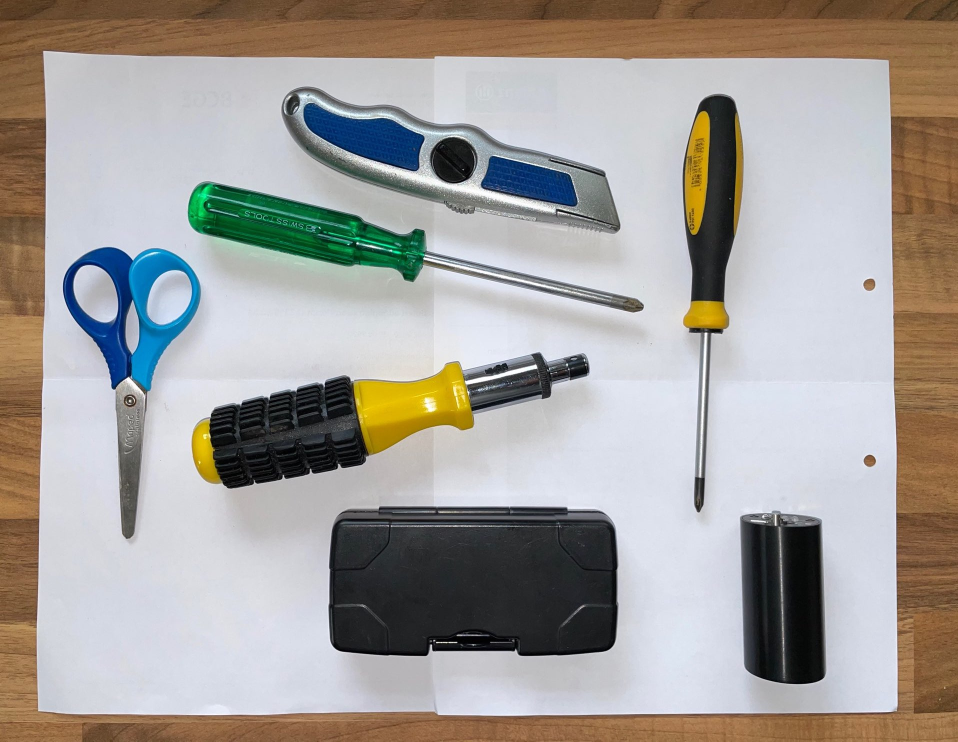
#> input picture image.jpg, 1916 x 1483 px (shown at 1/2 size)
$ python main.py --image image.jpg   (older library calls are emulated)
#> lines starting #> are read from the running program, lines starting #| are printed output that depends on the picture; after the words box and inside, x2 and y2 are one past the last pixel; in counts of white or black regions, pixels touching at a corner belong together
### utils.py
import numpy as np
import cv2
import imutils


def four_point_transform(image, pts):
    # obtain a consistent order of the points and unpack them
    # individually
    rect = order_points(pts)
    (tl, tr, br, bl) = rect
    # compute the width of the new image, which will be the
    # maximum distance between bottom-right and bottom-left
    # x-coordiates or the top-right and top-left x-coordinates
    widthA = np.sqrt(((br[0] - bl[0]) ** 2) + ((br[1] - bl[1]) ** 2))
    widthB = np.sqrt(((tr[0] - tl[0]) ** 2) + ((tr[1] - tl[1]) ** 2))
    maxWidth = max(int(widthA), int(widthB))
    # compute the height of the new image, which will be the
    # maximum distance between the top-right and bottom-right
    # y-coordinates or the top-left and bottom-left y-coordinates
    heightA = np.sqrt(((tr[0] - br[0]) ** 2) + ((tr[1] - br[1]) ** 2))
    heightB = np.sqrt(((tl[0] - bl[0]) ** 2) + ((tl[1] - bl[1]) ** 2))
    maxHeight = max(int(heightA), int(heightB))
    # now that we have the dimensions of the new image, construct
    # the set of destination points to obtain a "birds eye view",
    # (i.e. top-down view) of the image, again specifying points
    # in the top-left, top-right, bottom-right, and bottom-left
    # order
    dst = np.array([
        [0, 0],
        [maxWidth - 1, 0],
        [maxWidth - 1, maxHeight - 1],
        [0, maxHeight - 1]], dtype="float32")
    # compute the perspective transform matrix and then apply it
    M = cv2.getPerspectiveTransform(rect, dst)
    warped = cv2.warpPerspective(image, M, (maxWidth, maxHeight))
    # return the warped image
    return warped


def order_points(pts):
    # initialzie a list of coordinates that will be ordered
    # such that the first entry in the list is the top-left,
    # the second entry is the top-right, the third is the
    # bottom-right, and the fourth is the bottom-left
    rect = np.zeros((4, 2), dtype="float32")
    # the top-left point will have the smallest sum, whereas
    # the bottom-right point will have the largest sum
    s = pts.sum(axis=1)
    rect[0] = pts[np.argmin(s)]
    rect[2] = pts[np.argmax(s)]
    # now, compute the difference between the points, the
    # top-right point will have the smallest difference,
    # whereas the bottom-left will have the largest difference
    diff = np.diff(pts, axis=1)
    rect[1] = pts[np.argmin(diff)]
    rect[3] = pts[np.argmax(diff)]
    # return the ordered coordinates
    return rect


def floodFillCustom(originalImage, seed):
    originalImage = np.maximum(originalImage, 10)
    foreground = originalImage.copy()

    # Use the top left corner as a "background" seed color (assume pixel [10,10] is not in an object).
    cv2.circle(originalImage, seed, 50, (0, 255, 0), -1)

    # Use floodFill for filling the background with black color
    cv2.floodFill(foreground, None, seed, (0, 0, 0),
                  loDiff=(5, 5, 5), upDiff=(5, 5, 5))
    return [foreground, originalImage]
    # [13 lines of commented-out code are left out]


# [15 lines left out: function correctPerspectiveWithAprilTags, not called in this run]
# else:
    # return originalImg


def crop(image, contour):
    x, y, w, h = cv2.boundingRect(contour)
    return image[y:y+h, x:x+w]


# [40 lines left out: functions getCannyEdges, projectToContour, getFilteredContours, not called in this run]


def getMaxContour(image) -> np.array:
    ret = []
    ctrs, _ = cv2.findContours(image, cv2.RETR_TREE, cv2.CHAIN_APPROX_NONE)
    ctrs = sorted(ctrs, key=cv2.contourArea, reverse=True)
    return ctrs[0]


# [5 lines left out: function getSortedContours, not called in this run]


def getFilteredLabelIndex(stats, areaHighLimit, heightUpperLimit, widthUpperLimit, widthLowLimit=10, heightLowLimit=10, areaLowLimit=1000):
    ret = []
    for i in range(1, stats.shape[0]):
        # extract the connected component statistics for the current label
        w = stats[i, cv2.CC_STAT_WIDTH]
        h = stats[i, cv2.CC_STAT_HEIGHT]
        area = stats[i, cv2.CC_STAT_AREA]
        print("height", h, "width", w)
        print(area)

        keepWidthLow = w > widthLowLimit
        keepHeightLow = h > heightLowLimit
        keepAreaLow = area > areaLowLimit
        keepAreaHigh = area < areaHighLimit
        keepWidthHigh = w < widthUpperLimit
        keepHeightHigh = h < heightUpperLimit

        if all((keepWidthLow, keepHeightLow, keepAreaLow, keepAreaHigh, keepWidthHigh, keepHeightHigh)):
        #if all((keepWidthLow, keepHeightLow, keepAreaLow)):
            print(i)
            ret.append(i)

    return ret


# [75 lines left out: functions contourOffset, findExternalContour3, getAprilTags, not called in this run]


def resizeTo(image, width=100):
    img = image.copy()
    return imutils.resize(img, width=width)


# [19 lines left out: functions applyAspecRatioToContour, findExternalContour2, not called in this run]


def getBoundingRectFromLabelStat(stat):
    x = stat[cv2.CC_STAT_LEFT]
    y = stat[cv2.CC_STAT_TOP]
    w = stat[cv2.CC_STAT_WIDTH]
    h = stat[cv2.CC_STAT_HEIGHT]
    return[(x, y), (x + w, y + h)]


def getBoundingRectCenterFromLabelStat(stat):
    (cX, cY) = centroids[i]
    return (int(cX), int(cY))


# [26 lines left out: function findExternalContour, not called in this run]


### main.py
from utils import four_point_transform
from skimage.filters import threshold_local
import numpy as np
import argparse
import cv2
import imutils

from utils import findExternalContour3, getAprilTags, resizeTo, \
    getMaxContour, crop, order_points, findExternalContour2, getCannyEdges, \
    four_point_transform, projectToContour, getBoundingRectFromLabelStat, \
    getBoundingRectCenterFromLabelStat, getFilteredContours, getFilteredLabelIndex, \
    correctPerspectiveWithAprilTags, floodFillCustom, getSortedContours, \
    findExternalContour, applyAspecRatioToContour
# construct the argument parser and parse the arguments
ap = argparse.ArgumentParser()
ap.add_argument("-i", "--image", required = True,
	help = "Path to the image to be scanned")
args = vars(ap.parse_args())

image = cv2.imread(args["image"])
#> image is the input picture: shape (1483, 1916, 3); mean B, G, R 154.6, 159.2, 163.4
image = cv2.resize(image, (800, 800))
#> image: shape (800, 800, 3)
h,w,chn = image.shape
ratio = image.shape[0] / 800.0
orig = image.copy()
#image = imutils.resize(image, height = 500)
# convert the image to grayscale, blur it, and find edges
# in the image
gray = cv2.cvtColor(image, cv2.COLOR_BGR2GRAY)
gray = cv2.GaussianBlur(gray, (5, 5), 0)
edged = cv2.Canny(gray, 75, 200)
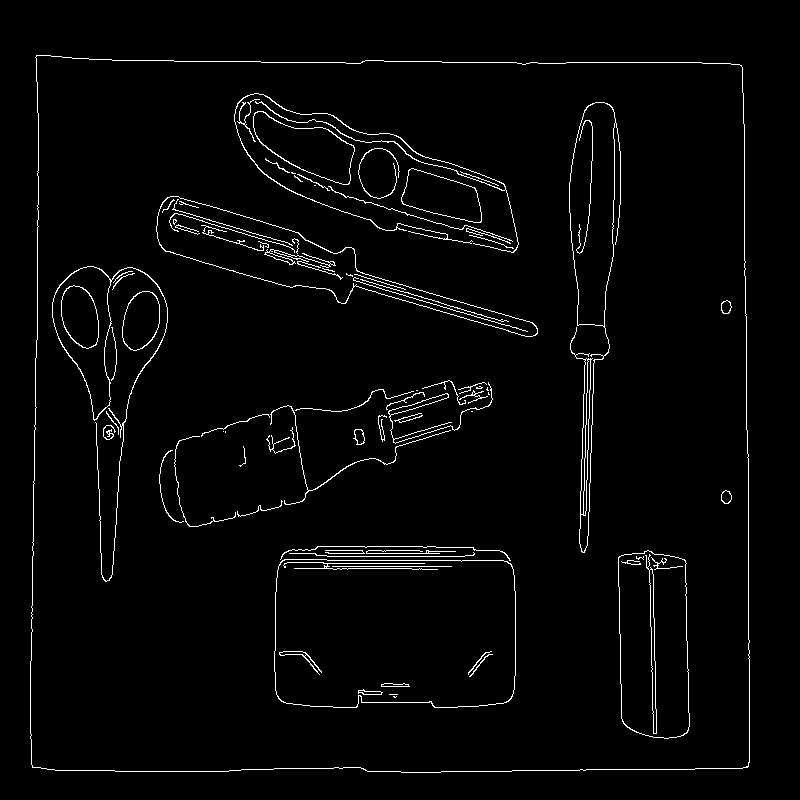
#> edged: shape (800, 800); 2.5% white in thin lines or dots, all inside (x1, y1, x2, y2) = (30, 55, 750, 773)
# show the original image and the edge detected image
print("STEP 1: Edge Detection")
cv2.imshow("Image", image)
cv2.imshow("Edged", edged)
# cv2.waitKey(0)
# cv2.destroyAllWindows()

# find the contours in the edged image, keeping only the
# largest ones, and initialize the screen contour
cnts = cv2.findContours(edged.copy(), cv2.RETR_LIST, cv2.CHAIN_APPROX_SIMPLE)
#> cnts = 114 contours, 67 with area under 20; largest, box (x1, y1, x2, y2) and area: (30, 55, 750, 773) 504367, (30, 55, 750, 773) 504359, (274, 559, 516, 708) 34412, (274, 559, 516, 708) 34383, (156, 196, 538, 337) 13241
cnts = imutils.grab_contours(cnts)
cnts = sorted(cnts, key = cv2.contourArea, reverse = True)[:5]
#> cnts = 5 contours; box (x1, y1, x2, y2) and area: (30, 55, 750, 773) 504367, (30, 55, 750, 773) 504359, (274, 559, 516, 708) 34412, (274, 559, 516, 708) 34383, (156, 196, 538, 337) 13241
# loop over the contours
for c in cnts:
	# approximate the contour
	peri = cv2.arcLength(c, True)
	approx = cv2.approxPolyDP(c, 0.02 * peri, True)
	# if our approximated contour has four points, then we
	# can assume that we have found our screen
	if len(approx) == 4:
		screenCnt = approx
		break
#> this loop made 1 pass
#> (peri, screenCnt) on pass 1: (2880.4, [[36, 55], [32, 767], [747, 767], [741, 65]])
# show the contour (outline) of the piece of paper
print("STEP 2: Find contours of paper")
cv2.drawContours(image, [screenCnt], -1, (0, 255, 0), 2)
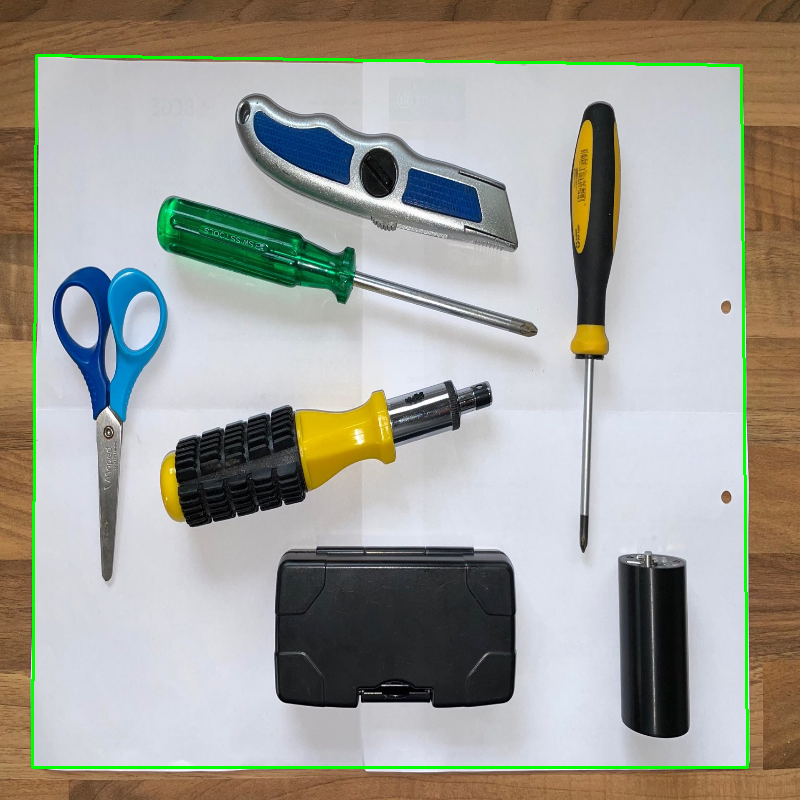
#> image: shape (800, 800, 3); mean B, G, R 152.3, 160.1, 160.9
cv2.imshow("Outline", image)
# cv2.waitKey(0)
# cv2.destroyAllWindows()

# apply the four point transform to obtain a top-down
# view of the original image
warped = four_point_transform(orig, screenCnt.reshape(4, 2) * ratio)
#> in order_points, `s = pts.sum(axis=1)`: s = [91, 799, 1514, 806]
#> in order_points, `diff = np.diff(pts, axis=1)`: diff = [19, 735, 20, -676]
#> in four_point_transform, `rect = order_points(pts)`: rect = [[36, 55], [741, 65], [747, 767], [32, 767]]
#> in four_point_transform, `(tl, tr, br, bl) = rect`: tl = [36, 55]; tr = [741, 65]; br = [747, 767]; bl = [32, 767]
#> in four_point_transform, `widthA = np.sqrt(((br[0] - bl[0]) ** 2) + ((br[1] - bl[1]) ** 2))`: widthA = 715
#> in four_point_transform, `widthB = np.sqrt(((tr[0] - tl[0]) ** 2) + ((tr[1] - tl[1]) ** 2))`: widthB = 705.1
#> in four_point_transform, `maxWidth = max(int(widthA), int(widthB))`: maxWidth = 715
#> in four_point_transform, `heightA = np.sqrt(((tr[0] - br[0]) ** 2) + ((tr[1] - br[1]) ** 2))`: heightA = 702
#> in four_point_transform, `heightB = np.sqrt(((tl[0] - bl[0]) ** 2) + ((tl[1] - bl[1]) ** 2))`: heightB = 712
#> in four_point_transform, `dst = np.array([ [0, 0], [maxWidth - 1, 0], [maxWidth - 1, maxHeight -..`: dst = [[0, 0], [714, 0], [714, 711], [0, 711]]
#> in four_point_transform, `M = cv2.getPerspectiveTransform(rect, dst)`: M = [[0.999, 0.00561, -36.27], [-0.0144, 1.01, -55.21], [-2.02e-05, 2e-05, 1]]
cv2.imshow("Scanned", warped)
# convert the warped image to grayscale, then threshold it
# to give it that 'black and white' paper effect
warped1 = cv2.cvtColor(warped, cv2.COLOR_BGR2GRAY)
T = threshold_local(warped1, 11, offset = 10, method = "gaussian")
warped1 = (warped1 > T).astype("uint8") * 255
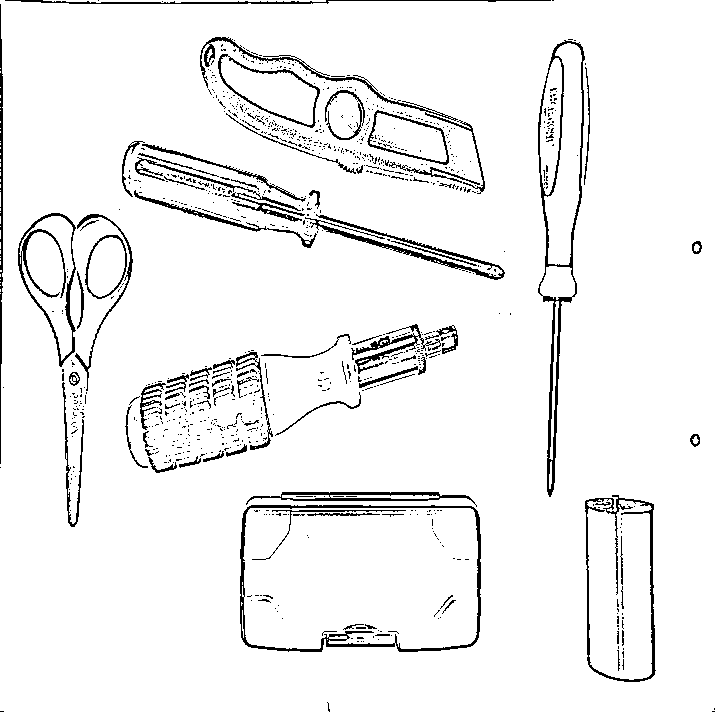
#> warped1: shape (712, 715); 94.5% white; black in thin lines or dots
# # show the original and scanned images
print("STEP 3: Apply perspective transform")
# cv2.imshow("Original", orig)
# cv2.imshow("Scanned", warped)

seed = (10, 10)
foreground, birdEye = floodFillCustom(warped, seed)
cv2.circle(birdEye, seed, 50, (0, 255, 0), -1)
cv2.imshow("originalImg", birdEye)

cv2.circle(birdEye, seed, 100, (0, 255, 0), -1)
#> birdEye: shape (712, 715, 3); mean of channels 0, 1, 2 174.5, 176.3, 166.8

cv2.imshow("foreground", foreground)
cv2.imshow("birdEye", birdEye)

gray = cv2.cvtColor(foreground, cv2.COLOR_BGR2GRAY)
#> gray: shape (712, 715)
cv2.imshow("gray", gray)
cv2.imwrite("gray.jpg", gray)

threshImg = cv2.threshold(gray, 1, 255, cv2.THRESH_BINARY)[1]
#> threshImg: shape (712, 715); 28% white; 21 white regions (9 under 20 px), largest, box (x1, y1, x2, y2) and area: (239, 490, 483, 653) 37895, (125, 323, 460, 474) 23787, (199, 35, 486, 194) 22939
h_threshold,w_threshold = threshImg.shape
area = h_threshold*w_threshold

cv2.imshow("threshImg", threshImg)

cv2.waitKey(0)

# find distinct objects
(numLabels, labels, stats, centroids) = cv2.connectedComponentsWithStats(
    threshImg, 4, cv2.CV_32S)
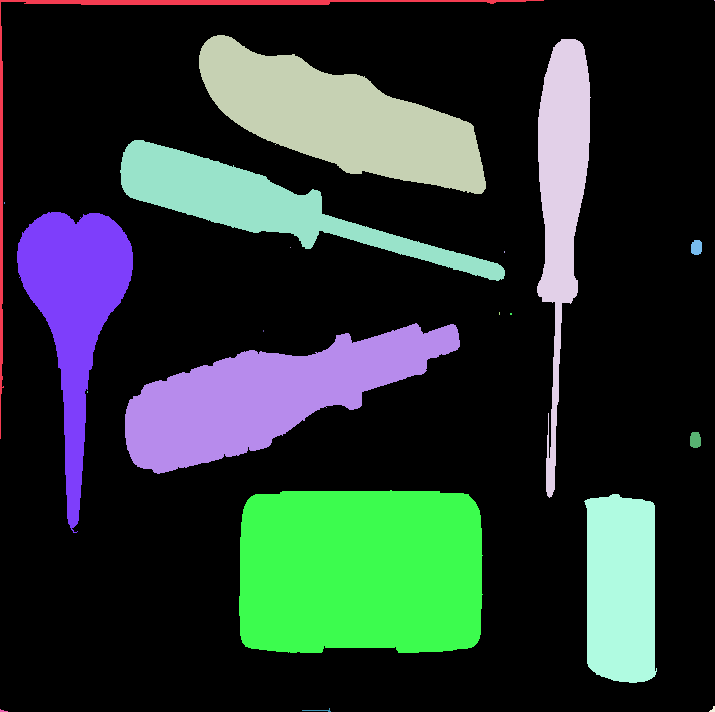
#> labels: shape (712, 715) int32; 22 distinct labels, from 0 to 21; one colour per label, 0 black
#> numLabels = 22; stats = 22 rows, first 6: [0, 0, 715, 712, 366700], [0, 0, 544, 439, 3051], [714, 0, 1, 1, 1], [199, 35, 287, 159, 22939], [537, 39, 54, 459, 12109], [120, 140, 385, 141, 14448]; centroids = 22 rows, first 8: [365.2, 353.3], [148.1, 79.22], [714, 0], [339.5, 117.9], [561.6, 191.2], [260.1, 204.2], [4, 202.5], [74.65, 309]
print("No of contours",len(stats))
#| No of contours 22
filteredIdx = getFilteredLabelIndex(stats, areaHighLimit=area/2, heightUpperLimit=h_threshold*0.9, widthUpperLimit=w_threshold*0.9) # here we have to ensure that the height and the weight of the rectangle is neither to big or too small.
#> the loop in getFilteredLabelIndex, `for i in range(1, stats.shape[0]):` made 21 passes
#> (w, h, area, keepWidthLow, keepHeightLow, keepAreaLow) on passes 1, 3, 4, 5, 7, 8, 13, 16: (544, 439, 3051, True, True, True), (287, 159, 22939, True, True, True), (54, 459, 12109, True, True, True), (385, 141, 14448, True, True, True), (116, 321, 15454, True, True, True), (11, 15, 145, True, True, False), (335, 151, 23787, True, True, True), (11, 16, 156, True, True, False)
#> (printed output is left out)
#> after the loop in getFilteredLabelIndex, `for i in range(1, stats.shape[0]):`: ret = [1, 3, 4, 5, 7, 13, 17, 18]
#> filteredIdx = [1, 3, 4, 5, 7, 13, 17, 18]

for i in filteredIdx:
    # extract the connected component statistics for the current label
    rect = getBoundingRectFromLabelStat(stats[i])
    cv2.rectangle(birdEye, rect[0], rect[1], (255, 255, 255), 3)

    componentMask = (labels == i).astype("uint8") * 255
    cv2.waitKey(0)

    cv2.imshow("componentMask", componentMask)

    kernel = cv2.getStructuringElement(cv2.MORPH_ELLIPSE, (5, 5))
    componentMask = cv2.dilate(componentMask, kernel, iterations=3)

    cntrs = getMaxContour(componentMask)
    cv2.drawContours(birdEye, [cntrs], -1, (255, 0, 255), 8)
    cv2.imshow("contour", birdEye)
#> this loop made 8 passes
#> (i, x in getBoundingRectFromLabelStat, y in getBoundingRectFromLabelStat, w in getBoundingRectFromLabelStat, h in getBoundingRectFromLabelStat, rect) on passes 2 to 8: (3, 199, 35, 287, 159, [(199, 35), (486, 194)]), (4, 537, 39, 54, 459, [(537, 39), (591, 498)]), (5, 120, 140, 385, 141, [(120, 140), (505, 281)]), (7, 17, 212, 116, 321, [(17, 212), (133, 533)]), (13, 125, 323, 335, 151, [(125, 323), (460, 474)]), (17, 239, 490, 244, 163, [(239, 490), (483, 653)]), (18, 584, 494, 73, 189, [(584, 494), (657, 683)])
#> pass 1, `cv2.imshow("contour", birdEye)`:
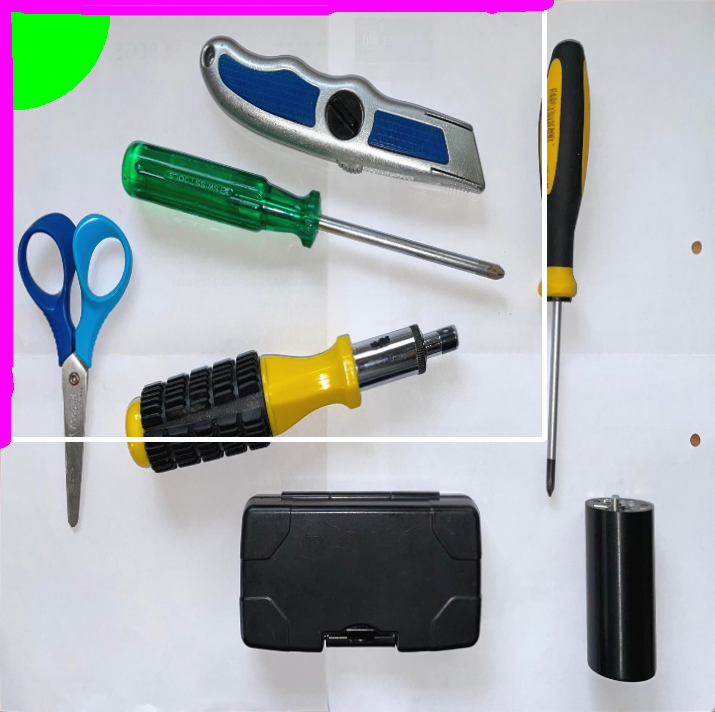
#> window 'contour': shape (712, 715, 3); mean B, G, R 178.2, 172.1, 170.2
#> after the loop:
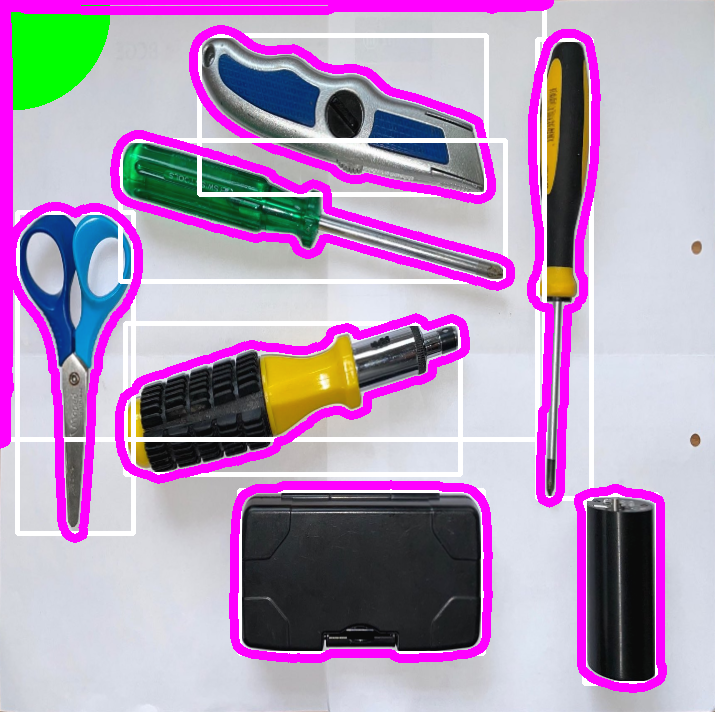
#> birdEye: shape (712, 715, 3); mean of channels 0, 1, 2 184.6, 154.2, 177.7; drawn as B, G, R
#> after the loop:
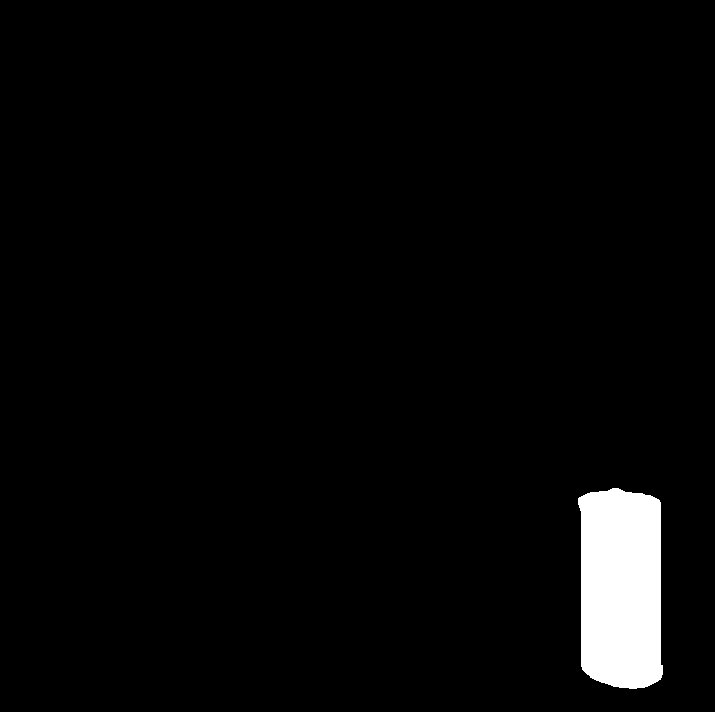
#> componentMask: shape (712, 715); 3% white; 1 white region, box (x1, y1, x2, y2) and area: (578, 488, 663, 689) 15343

cv2.imshow("original contour", birdEye)
cv2.waitKey(0)
cv2.destroyAllWindows()
